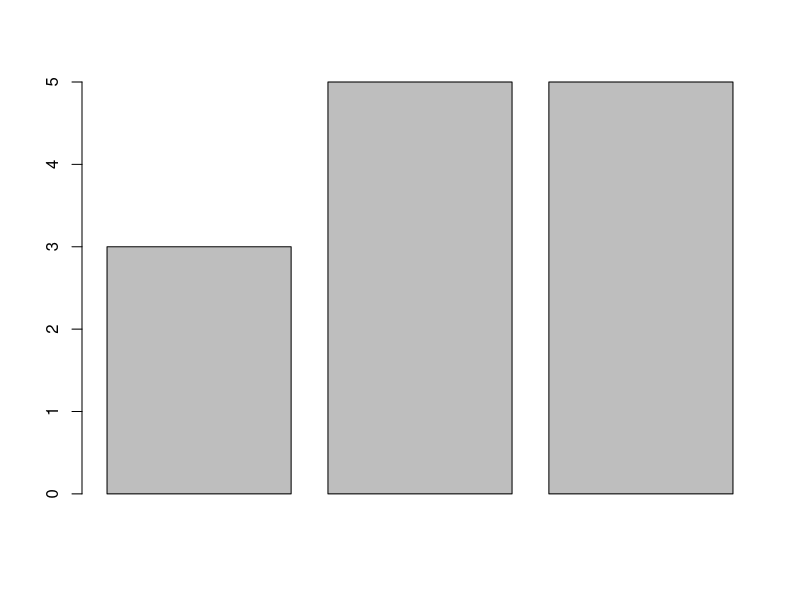
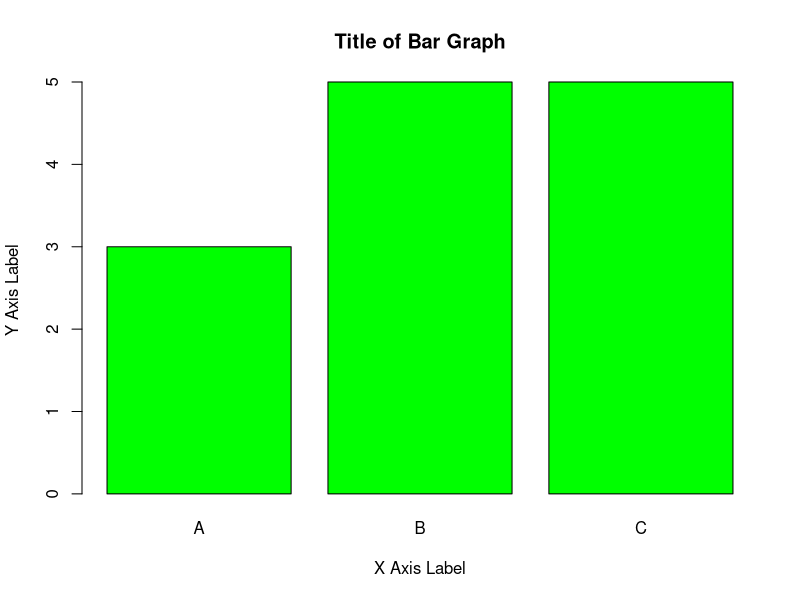
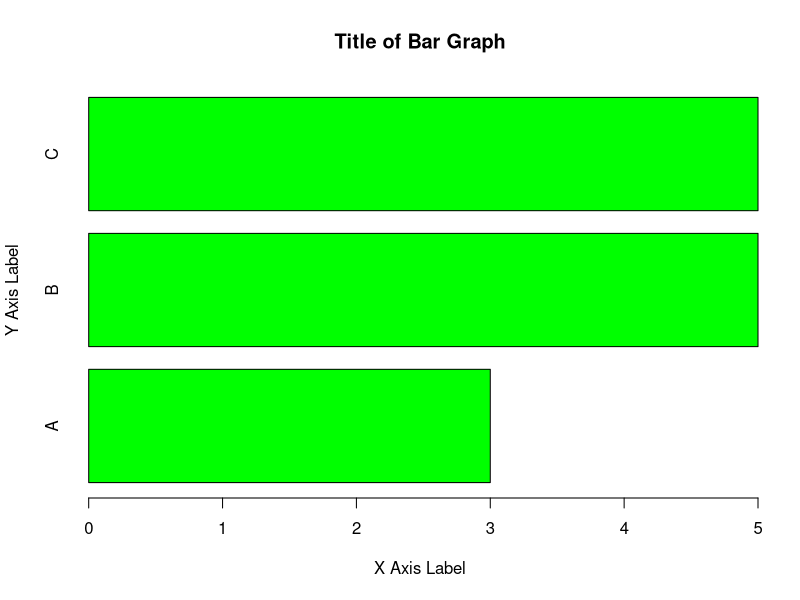
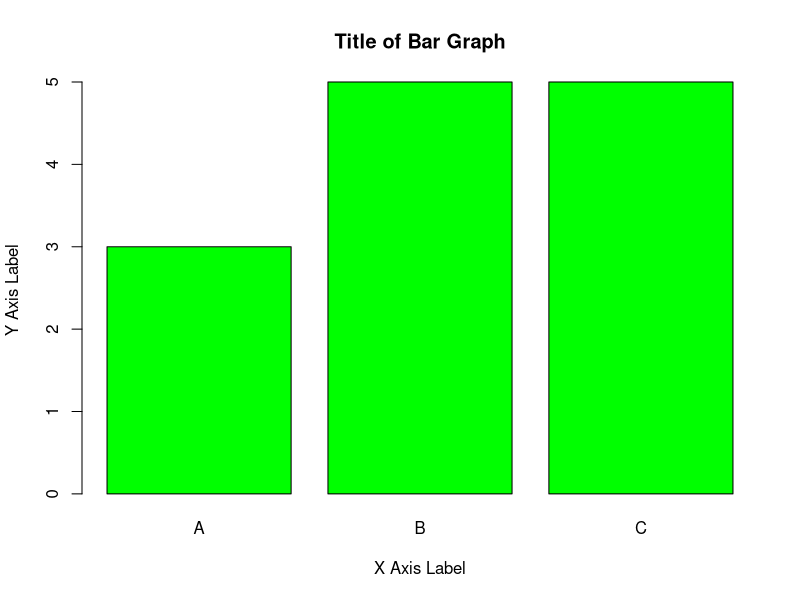
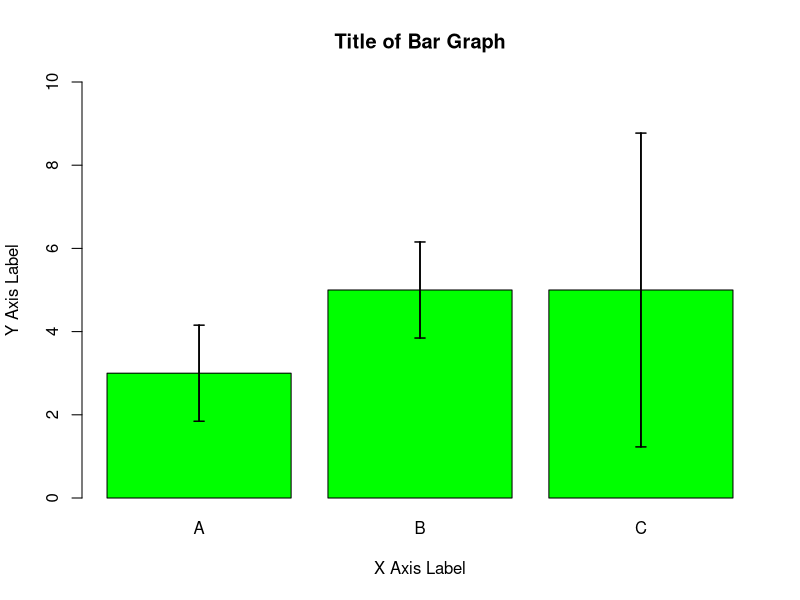
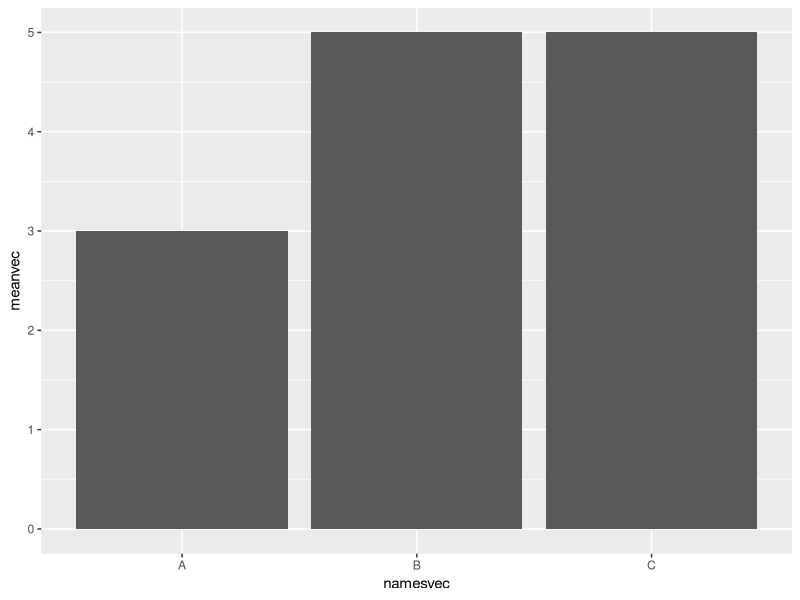
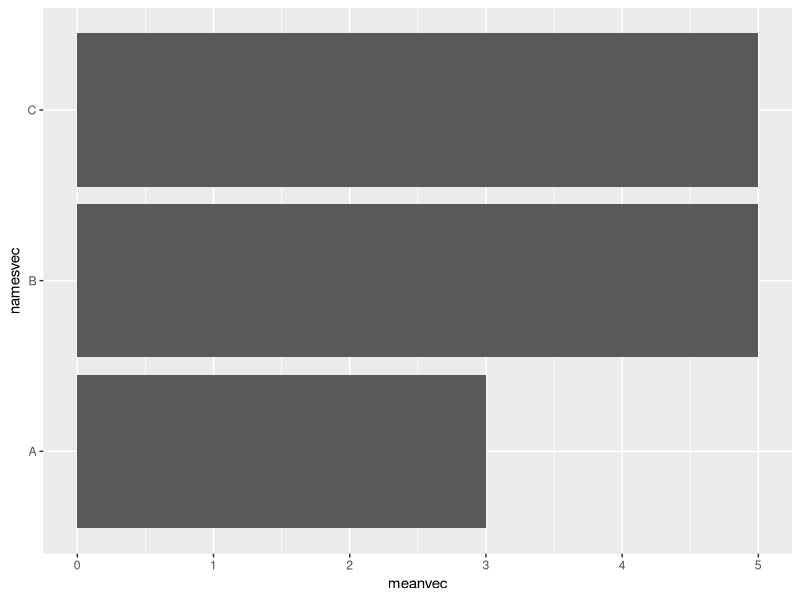
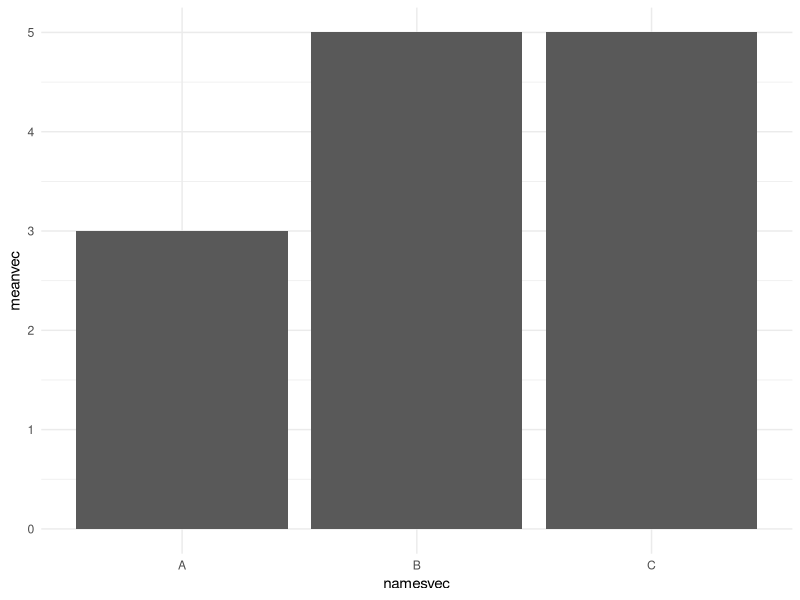

R code for these plots, in order:
#In this lesson, we will learn how to make graphs using R.
gardenA<-c(3,4,4,3,2,3,1,3,5,2)
gardenB<-c(5,5,6,7,4,4,3,5,6,5)
gardenC<-c(3,3,2,1,10,4,3,11,3,10)
gardens<-cbind(gardenA,gardenB,gardenC)
gardens<-data.frame(gardens)
#calculate means for each column
avgmeanA<-mean(gardens$gardenA)
avgmeanB<-mean(gardens$gardenB)
avgmeanC<-mean(gardens$gardenC)
#calculate standard deviations for each column
devA<-sd(gardens$gardenA)
devB<-sd(gardens$gardenB)
devC<-sd(gardens$gardenC)
#calculate standard error for each column
stderrA<-devA/(sqrt(length(devA)))
stderrB<-devB/(sqrt(length(devB)))
stderrC<-devC/(sqrt(length(devC)))
#create a vector of the means
meanvec<-c(avgmeanA,avgmeanB,avgmeanC)
#create a vector of the standard errors
sevec<-c(stderrA,stderrB,stderrC)
#can use the basic function 'barplot' in R to create a bar plot.
#bind mean and standard error vectors to form a matrix 
barmatrix<-cbind(meanvec,sevec)
#now make a barplot using the matrix containing the means and standard errors
#note that you can create the barplot using the vectors. If you use a 'matrix' object, you cannot use the '$' to call up the means column. You must use the following notation
barplot(barmatrix[,1])
#basic 'barplot' command can take a lot of arguments for aesthetics
barplot((barmatrix[,1]),main = "Title of Bar Graph",ylab = "Y Axis Label",xlab = "X Axis Label",names.arg = c("A","B","C"),col="green")
#arguments include the ability to make horizontal bars
barplot(barmatrix[,1],main = "Title of Bar Graph", ylab = "Y Axis Label", xlab = "X Axis Label",names.arg = c("A","B","C"),col="green",horiz = TRUE)
#read more about 'barplot' arguments with '?barplot'
#replot with vertical bars and give the graph a name to fix it to the environment
bplot<-barplot(barmatrix[,1],main = "Title of Bar Graph", ylab = "Y Axis Label", xlab = "X Axis Label",names.arg = c("A","B","C"),col="green")
#Notice how small the y axis is. It is limited by the largest bar plotted. In order for error bars, which will be added later, to show up completely, you have to reset the parameters of the y-axis.
bplot<-barplot(barmatrix[,1],main = "Title of Bar Graph", ylab = "Y Axis Label", xlab = "X Axis Label",names.arg = c("A","B","C"),col="green",ylim=c(0,10))
#now you can add the error bars. Notice that the arguments call up the name of the barplot to put the bars onto, then it uses the original vectors to actually create the positive and negative ends of the bars.
#use 'segments' to add the verticle portion of the error bars
segments(bplot,meanvec-sevec,bplot,meanvec+sevec,lwd = 1.5)
#use 'arrows' to add the flat ends to the bars
arrows(bplot,meanvec-sevec,bplot,meanvec+sevec,lwd = 1.5, angle = 90,code = 3,length = 0.05)

#now create a bar graph using ggplot
library(ggplot2)
#first, ggplot will want x and y values determined. Our x values are categorical and we can make a vector for them
namesvec<-c("A","B","C")
#now we can bind our categorical values vector to our means and standard errors vectors to form a new data frame since ggplot needs a data frame rather than a matrix
ggbarframe<-data.frame(namesvec,meanvec,sevec)
#give the plot a name to fix it in the environment for easy recall
ggbplot<- ggplot(data = ggbarframe, aes(x=namesvec,y=meanvec))+geom_col()
ggbplot
#to make horizontal bars...
ggbplot+coord_flip()
#replot the verticle bars with a white background
ggbplot+theme_minimal()
#learn more about ggplot2 and other aesthetics under the 'Help' tab.
#add standard error bars to ggplot bar graph
ggbplot+theme_minimal()+geom_errorbar(aes(ymin=ggbarframe$meanvec-ggbarframe$sevec, ymax=ggbarframe$meanvec+ggbarframe$sevec), width=.2,position=position_dodge(.9))

